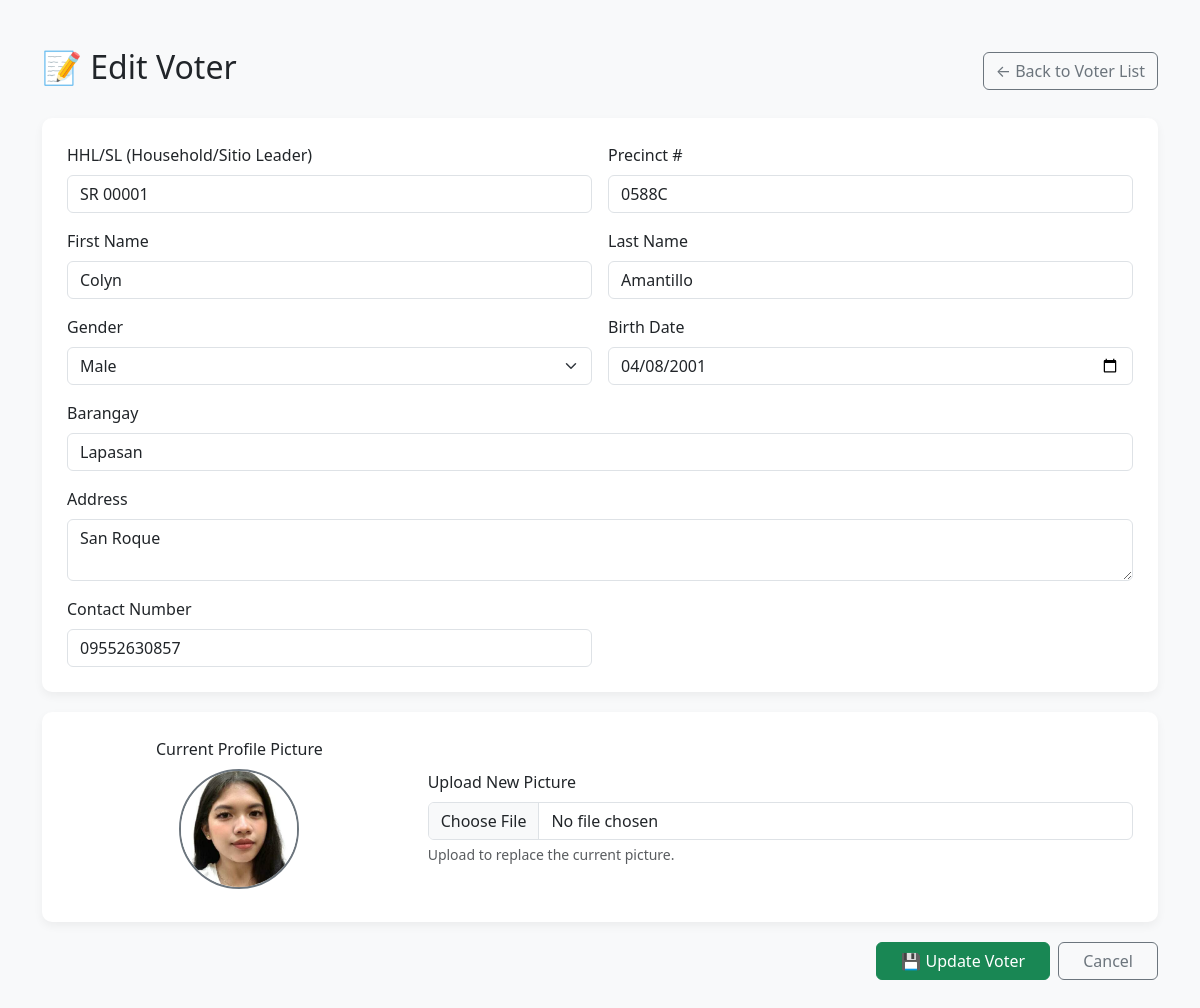
Page /edit_voter.php?id=9 (signed in) on the committed database.
### tables this page shows
CREATE TABLE `voters` (
  `id` int(11) NOT NULL,
  `hhlsl` varchar(50) NOT NULL,
  `first_name` varchar(100) DEFAULT NULL,
  `last_name` varchar(100) DEFAULT NULL,
  `gender` enum('Male','Female') DEFAULT NULL,
  `birth_date` date DEFAULT NULL,
  `barangay` varchar(100) DEFAULT NULL,
  `precinct_number` varchar(50) DEFAULT NULL,
  `address` text DEFAULT NULL,
  `contact_number` varchar(20) DEFAULT NULL,
  `created_at` timestamp NOT NULL DEFAULT current_timestamp(),
  `profile_pic` varchar(255) DEFAULT NULL
);

### edit_voter.php (the view, shortened to what this page needs)
<?php
require 'db.php';
$id = $_GET['id'] ?? null;
$stmt = $pdo->prepare("SELECT * FROM voters WHERE id = ?");
$stmt->execute([$id]);
$voter = $stmt->fetch();
?>
<!DOCTYPE html>
<html lang="en">
<head>
    <link href="https://cdn.jsdelivr.net/npm/bootstrap@5.3.0/dist/css/bootstrap.min.css" rel="stylesheet">
</head>
<body class="bg-light">
<div class="container py-5">
    <div class="d-flex justify-content-between align-items-center mb-4">
        <h2>📝 Edit Voter</h2>
        <a href="voters.php" class="btn btn-outline-secondary">← Back to Voter List</a>
    </div>
    <form method="post" enctype="multipart/form-data">
        <div class="form-section">
            <div class="row g-3">
                <div class="col-md-6">
                    <label class="form-label">HHL/SL (Household/Sitio Leader)</label>
                    <input type="text" name="hhlsl" value="<?= htmlspecialchars($voter['hhlsl']) ?>" class="form-control" required>
                </div>
                <div class="col-md-6">
                    <label class="form-label">Precinct #</label>
                    <input type="text" name="precinct_number" value="<?= htmlspecialchars($voter['precinct_number']) ?>" class="form-control" required>
                </div>
                <div class="col-md-6">
                    <label class="form-label">First Name</label>
                    <input type="text" name="first_name" value="<?= htmlspecialchars($voter['first_name']) ?>" class="form-control" required>
                </div>
                <div class="col-md-6">
                    <label class="form-label">Last Name</label>
                    <input type="text" name="last_name" value="<?= htmlspecialchars($voter['last_name']) ?>" class="form-control" required>
                </div>
                <div class="col-md-6">
                    <label class="form-label">Gender</label>
                    <select name="gender" class="form-select" required>
                        <option <?= $voter['gender'] == 'Male' ? 'selected' : '' ?>>Male</option>
                    </select>
                </div>
                <div class="col-md-6">
                    <label class="form-label">Birth Date</label>
                    <input type="date" name="birth_date" value="<?= htmlspecialchars($voter['birth_date']) ?>" class="form-control" required>
                </div>
                <div class="col-md-12">
                    <label class="form-label">Barangay</label>
                    <input type="text" name="barangay" value="<?= htmlspecialchars($voter['barangay']) ?>" class="form-control" required>
                </div>
                <div class="col-md-12">
                    <label class="form-label">Address</label>
                    <textarea name="address" class="form-control" rows="2" required><?= htmlspecialchars($voter['address']) ?></textarea>
                </div>
                <div class="col-md-6">
                    <label class="form-label">Contact Number</label>
                    <input type="text" name="contact_number" value="<?= htmlspecialchars($voter['contact_number']) ?>" class="form-control">
                </div>
            </div>
        </div>
        <div class="form-section">
            <div class="row g-3 align-items-center">
                <div class="col-md-4 text-center">
                    <label class="form-label d-block">Current Profile Picture</label>
                    <?php if ($voter['profile_pic'] && file_exists('uploads/' . $voter['profile_pic'])): ?>
                        <img src="uploads/<?= htmlspecialchars($voter['profile_pic']) ?>" class="profile-pic mb-2" alt="Profile Picture">
                    <?php else: ?>
                        <p class="text-muted">No profile picture uploaded.</p>
                    <?php endif; ?>
                </div>
                <div class="col-md-8">
                    <label class="form-label">Upload New Picture</label>
                    <input type="file" name="profile_pic" class="form-control" accept="image/*">
                    <div class="form-text">Upload to replace the current picture.</div>
                </div>
            </div>
        </div>
        <div class="d-grid gap-2 d-md-flex justify-content-md-end">
            <button type="submit" class="btn btn-success px-4">💾 Update Voter</button>
            <a href="voters.php" class="btn btn-outline-secondary px-4">Cancel</a>
        </div>
    </form>
</div>
</body>
</html>

### edit_voter.php (style rules this page uses)
.profile-pic { width: 120px; height: 120px; object-fit: cover; border-radius: 50%; border: 2px solid #6c757d; }
.form-section { background-color: #ffffff; border-radius: 10px; box-shadow: 0 4px 10px rgba(0, 0, 0, 0.05); padding: 25px; margin-bottom: 20px; }

### rows in the picture
voters: hhlsl "SR 00001", precinct_number "0588C", first_name "Colyn", last_name "Amantillo", gender "Male", birth_date "04/08/2001", barangay "Lapasan", address "San Roque", contact_number "09552630857", profile_pic (picture)
